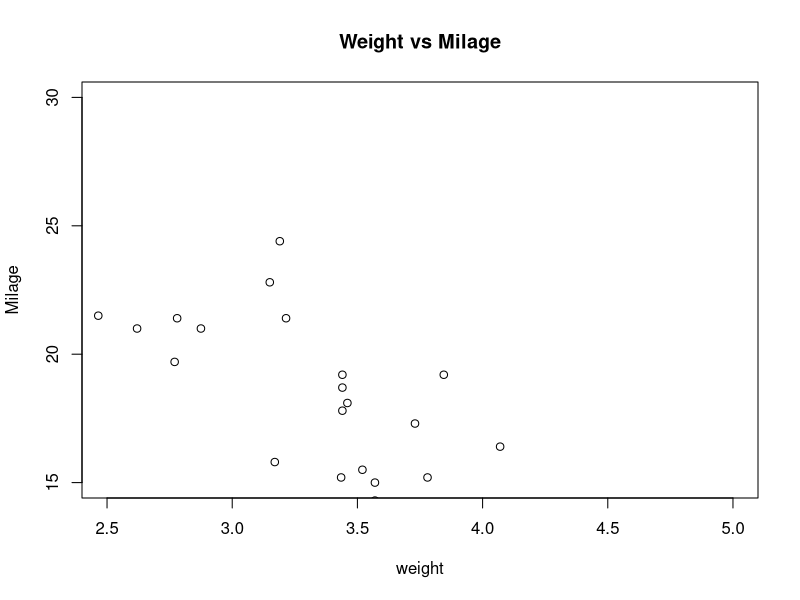

Recreate this plot in R.
input <- mtcars[, c('wt', 'mpg')]
png(filename = "scatterplot.png")
plot(x= input$wt, y = input$mpg, 
     xlab = "weight", ylab = "Milage", xlim = c(2.5,5), ylim = c(15,30), main = "Weight vs Milage")
dev.off


